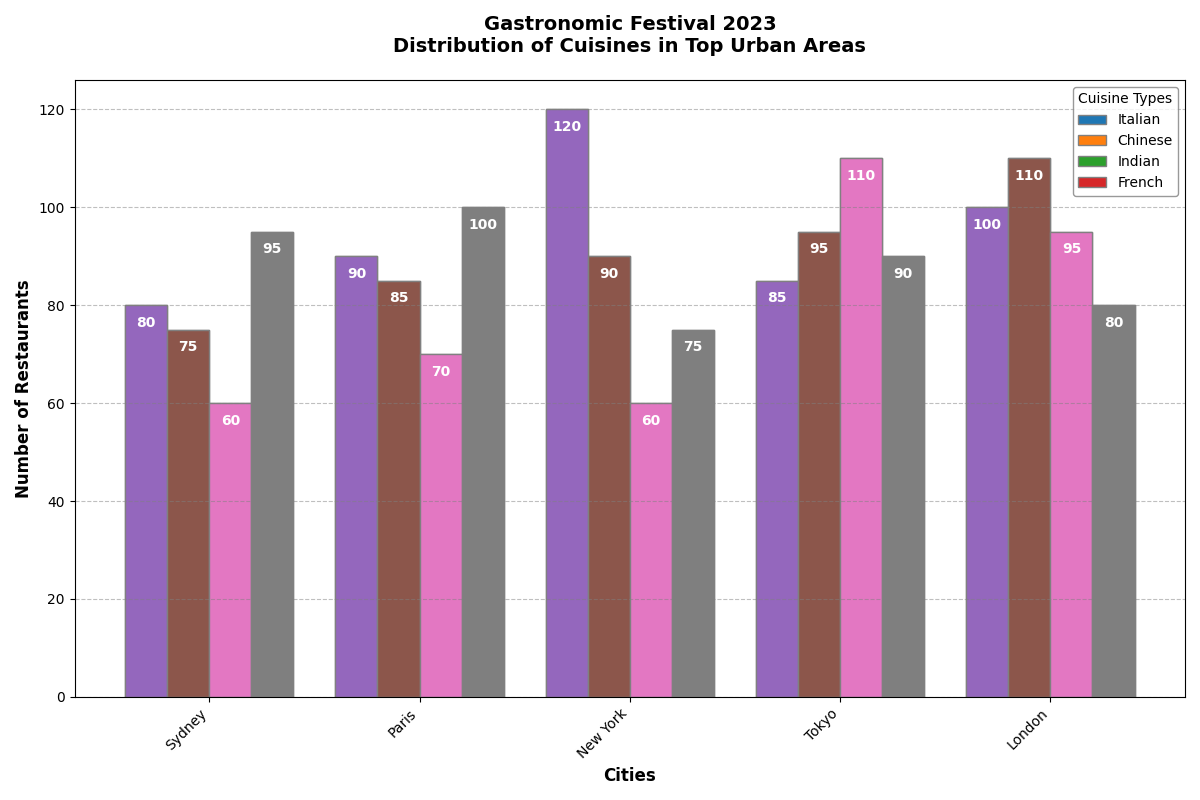

Recreate this plot in Python.
import matplotlib.pyplot as plt
import numpy as np

cities = ['Sydney', 'Paris', 'New York', 'Tokyo', 'London']
cuisines = ['Italian', 'Chinese', 'Indian', 'French']

# Data sorted in ascending order of total number of restaurants
data = np.array([
    [80, 75, 60, 95],   # Sydney
    [90, 85, 70, 100],  # Paris
    [120, 90, 60, 75],  # New York
    [85, 95, 110, 90],  # Tokyo
    [100, 110, 95, 80]  # London
])

# Sum restaurants by city for sorting
sums = data.sum(axis=1)
sorted_indices = np.argsort(sums)

cities = [cities[i] for i in sorted_indices]
data = data[sorted_indices]

fig, ax = plt.subplots(figsize=(12, 8))

bar_width = 0.2
r = np.arange(len(cities))

for i, cuisine in enumerate(cuisines):
    ax.bar(r + i * bar_width, data[:, i], width=bar_width, edgecolor='grey', label=cuisine)

ax.set_xlabel('Cities', fontweight='bold', fontsize=12)
ax.set_ylabel('Number of Restaurants', fontweight='bold', fontsize=12)
ax.set_title('Gastronomic Festival 2023\nDistribution of Cuisines in Top Urban Areas', fontweight='bold', fontsize=14, pad=20)

ax.set_xticks(r + 1.5 * bar_width)
ax.set_xticklabels(cities, rotation=45, ha='right', fontsize=10)

ax.legend(title='Cuisine Types', loc='upper right', fontsize=10, edgecolor='grey')

ax.yaxis.grid(True, linestyle='--', which='major', color='grey', alpha=0.5)

def add_labels(bars):
    for bar in bars:
        height = bar.get_height()
        ax.text(bar.get_x() + bar.get_width() / 2., height - 5, f'{int(height)}', ha='center', va='bottom', color='white', fontweight='bold')
        
bars = [ax.bar(r + i * bar_width, data[:, i], width=bar_width, edgecolor='grey') for i in range(len(cuisines))]
for bar in bars:
    add_labels(bar)

plt.tight_layout()
plt.show()
